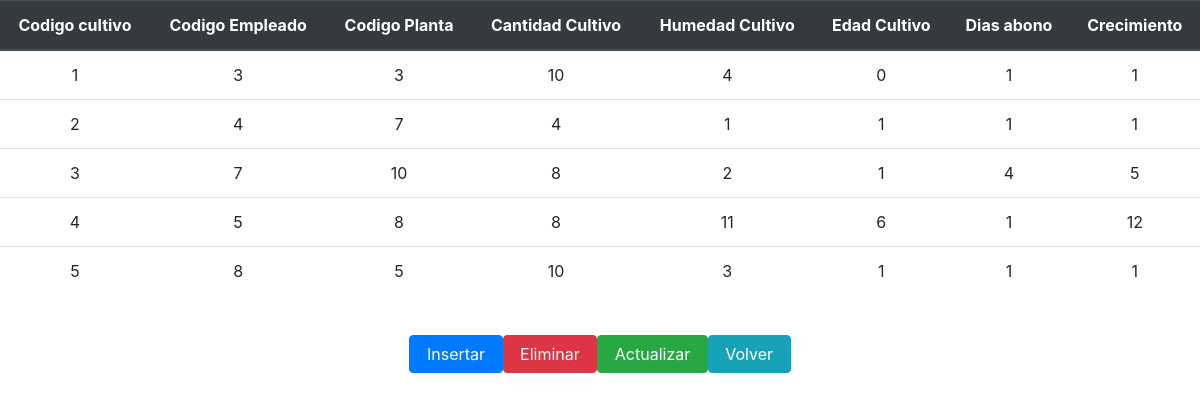
The app's page /Lista/lista_cultivo.php with its own data.
### tables this page shows
CREATE TABLE IF NOT EXISTS `cultivo` (
  `codigo_cultivo` int(11) NOT NULL AUTO_INCREMENT,
  `codigo_empleado` int(11) NOT NULL,
  `codigo_planta` int(11) NOT NULL,
  `cantidad_cultivo` int(11) NOT NULL DEFAULT '0',
  `humedad_cultivo` int(11) NOT NULL DEFAULT '0',
  `edad_cultivo` int(11) NOT NULL DEFAULT '0',
  `dias_abono` int(11) NOT NULL DEFAULT '0',
  `crecimiento` int(11) NOT NULL DEFAULT '0',
  `muerte` int(11) NOT NULL DEFAULT '0',
  `termino` int(11) NOT NULL DEFAULT '0',
  PRIMARY KEY (`codigo_cultivo`)
);

### Lista/lista_cultivo.php (the view, shortened to what this page needs)
<!DOCTYPE html>
<html>
	<head>
                <link rel="stylesheet" href="../css/bootstrap.min.css">
	</head>
	<body>
		<div>
                    <table align="center" class="table">
                        <thead class="thead-dark">
                            <tr>
                                <th class="thead-dark" scope="col"><center>Codigo cultivo</center></th>
                                <th class="thead-dark" scope="col"><center>Codigo Empleado</center></th>
                                <th class="thead-dark" scope="col"><center>Codigo Planta</center></th>
                                <th class="thead-dark" scope="col"><center>Cantidad Cultivo</center></th>
                                <th class="thead-dark" scope="col"><center>Humedad Cultivo</center></th>
                                <th class="thead-dark" scope="col"><center>Edad Cultivo</center></th>
                                <th class="thead-dark" scope="col"><center>Dias abono</center></th>
                                <th class="thead-dark" scope="col"><center>Crecimiento</center></th>
                            </tr>
                            </thead>
					<?php
						require('../conexion.php');
						$query="SELECT * FROM cultivo WHERE muerte = 0 ORDER BY codigo_cultivo";
						$resultado=mysqli_query($link,$query);
						while ($extraido= mysqli_fetch_array($resultado)) {
							echo "<tr align='center'><td>".$extraido['codigo_cultivo']."</td>";
							echo "<td>".$extraido['codigo_empleado']."</td>";
							echo "<td>".$extraido['codigo_planta']."</td>";
							echo "<td>".$extraido['cantidad_cultivo']."</td>";
							echo "<td>".$extraido['humedad_cultivo']."</td>";
							echo "<td>".$extraido['edad_cultivo']."</td>";
							echo "<td>".$extraido['dias_abono']."</td>";
							echo "<td>".$extraido['crecimiento']."</td>";
						}
					?>
			</table>
                    <center> <table align="center">
				<BR>
				<tr>
                                        <input type="button" name="insert" value=" Insertar " class="btn btn-primary" onclick="window.location.href='../HTML/insertar_cultivo.php'">
                                        <input type="button" name="delete" value=" Eliminar " class="btn btn-danger" onclick="window.location.href='../Eliminar/eliminarCultivo_Select.php'">
                                        <input type="button" name="delete" value=" Actualizar " class="btn btn-success" onclick="window.location.href='../Actualizar/actualizar_cultivo.php'">
                                        <input type="button" name="volver" value=" Volver " class="btn btn-info" onclick="window.location.href='../index.php'">
				</tr>
			</table>
			</center>
		</div>
	</body>
</html>

### records on screen
cultivo: codigo_cultivo "1", codigo_empleado "3", codigo_planta "3", cantidad_cultivo "10", humedad_cultivo "4", edad_cultivo "0", dias_abono "1", crecimiento "1"
cultivo: codigo_cultivo "2", codigo_empleado "4", codigo_planta "7", cantidad_cultivo "4", humedad_cultivo "1", edad_cultivo "1", dias_abono "1", crecimiento "1"
cultivo: codigo_cultivo "3", codigo_empleado "7", codigo_planta "10", cantidad_cultivo "8", humedad_cultivo "2", edad_cultivo "1", dias_abono "4", crecimiento "5"
cultivo: codigo_cultivo "4", codigo_empleado "5", codigo_planta "8", cantidad_cultivo "8", humedad_cultivo "11", edad_cultivo "6", dias_abono "1", crecimiento "12"
cultivo: codigo_cultivo "5", codigo_empleado "8", codigo_planta "5", cantidad_cultivo "10", humedad_cultivo "3", edad_cultivo "1", dias_abono "1", crecimiento "1"
